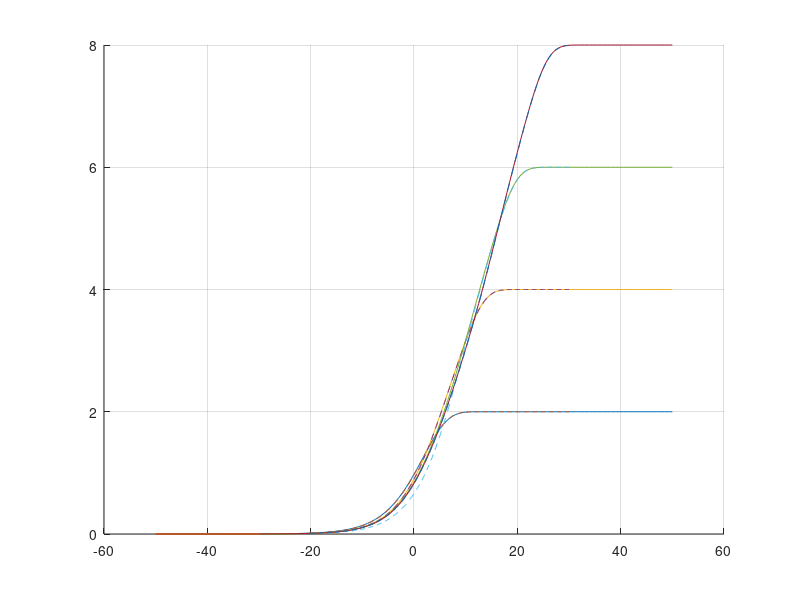
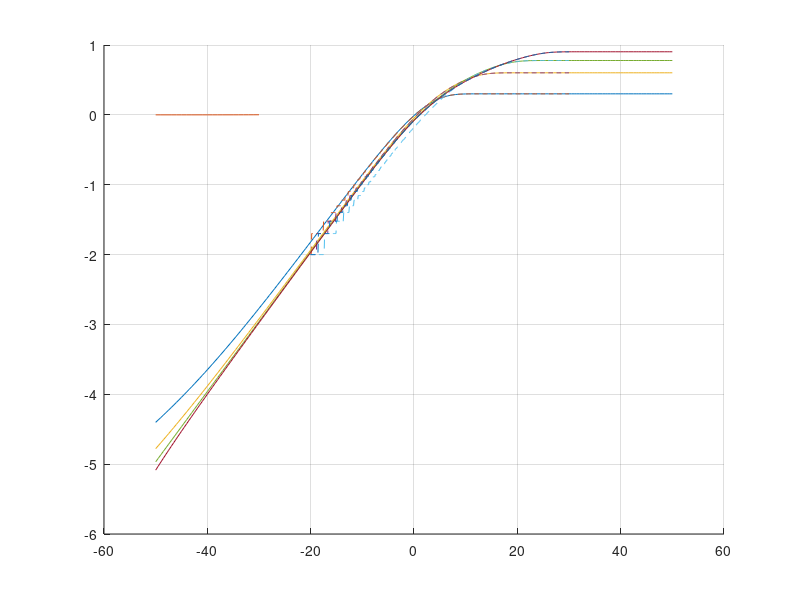
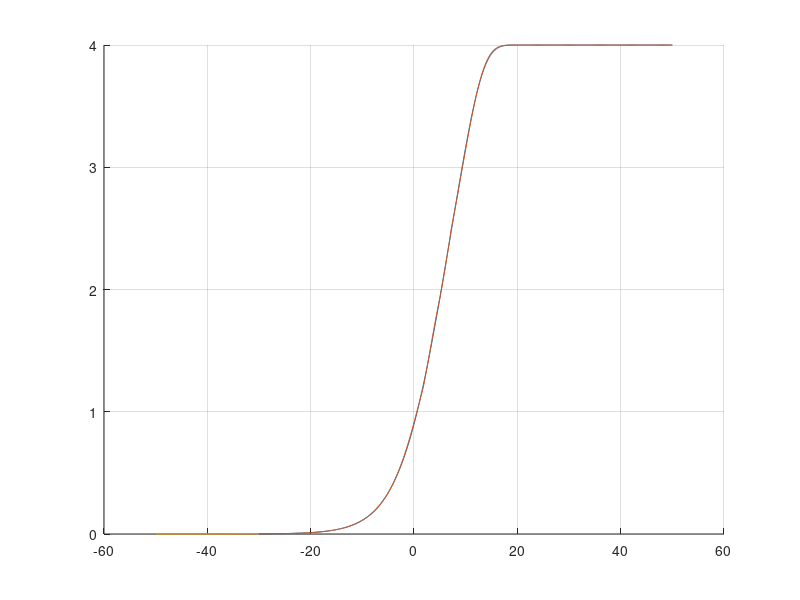
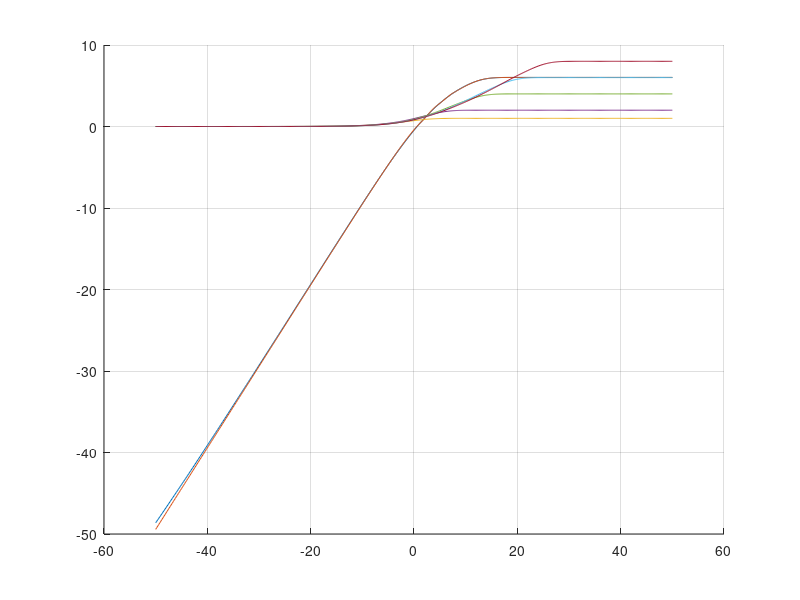

Write MATLAB code to recreate these figures, in order. (Note: this script raises an error after producing the figures.)
%%
clear all;

morseRawData = load('InMoRSE.txt');
morseSinr = morseRawData(:,1);
morseMi_QPSK = morseRawData(:,2);
morseMi_16QAM = morseRawData(:,3);
morseMi_64QAM = morseRawData(:,4);
morseMi_256QAM = morseRawData(:,5);

load("MyCalculation.mat");

figure(1); hold on; grid on;
plot(snrTable, miTable_QPSK); plot(morseSinr, morseMi_QPSK, '--');
plot(snrTable, miTable_16QAM); plot(morseSinr, morseMi_16QAM, '--');
plot(snrTable, miTable_64QAM); plot(morseSinr, morseMi_64QAM, '--');
plot(snrTable, miTable_256QAM); plot(morseSinr, morseMi_256QAM, '--');

figure(2); hold on; grid on;
plot(snrTable, log10(miTable_QPSK)); plot(morseSinr, log10(morseMi_QPSK), '--');
plot(snrTable, log10(miTable_16QAM)); plot(morseSinr, log10(morseMi_16QAM), '--');
plot(snrTable, log10(miTable_64QAM)); plot(morseSinr, log10(morseMi_64QAM), '--');
plot(snrTable, log10(miTable_256QAM)); plot(morseSinr, log10(morseMi_256QAM), '--');

%%
clear all;
load("MyCalculation_New.mat");

fitVal = zeros(size(snrTable));
for idx = 1:size(snrTable,2)
    snrVal = db2pow(snrTable(idx));
    if snrVal < 1.47
        fitVal(idx) = -0.229*(snrVal^2) + 1.14*snrVal;
    elseif snrVal < 3.3
        fitVal(idx) = -0.112*(snrVal^2) + 0.963*snrVal;
    elseif snrVal < 5.2
        fitVal(idx) = 4 - exp(-0.152*snrVal + 1.21);
    else
        fitVal(idx) = 4 - exp(-0.12*snrVal + 1.04);
    end
end

figure(3); hold on; grid on;
plot(snrTable, miTable_16QAM);
plot(snrTable, fitVal);

figure(4); hold on; grid on;
plot(snrTable, pow2db(miTable_16QAM));
plot(snrTable, pow2db(fitVal));

figure(5); hold on; grid on;
plot(snrTable, miTable_16QAM - fitVal);
figure(6); hold on; grid on;
plot(snrTable, pow2db(miTable_16QAM) - pow2db(fitVal));

%%
clear all;
load("MyCalculation_New.mat");
figure(7); hold on; grid on;
plot(snrTable, miTable_16QAM);
plot(snrTable(1:270), -0.229*(db2pow(snrTable(1:270)) .^ 2) + 1.14 * db2pow(snrTable(1:270)), '*');
plot(snrTable(260:280), -0.112*(db2pow(snrTable(260:280)) .^ 2) + 0.963 * db2pow(snrTable(260:280)), 'o');
plot(snrTable(275:295), 4 - exp(-0.152*db2pow(snrTable(275:295)) + 1.21), '*');
plot(snrTable(280:end), 4 - exp(-0.12*db2pow(snrTable(280:end)) + 1.04), 'o');

%%
clear all;
plotRange = 1:40;
load("n30_p40_10m.mat");
figure(5); hold on; grid on; plot(snrTable(plotRange), pow2db(log2(1+db2pow(snrTable(plotRange)))), '--');
figure(5); hold on; grid on; plot(snrTable(plotRange), pow2db(abs(miTable_BPSK(plotRange))));
figure(5); hold on; grid on; plot(snrTable(plotRange), pow2db(abs(miTable_QPSK(plotRange))));
figure(5); hold on; grid on; plot(snrTable(plotRange), pow2db(abs(miTable_16QAM(plotRange))));
figure(5); hold on; grid on; plot(snrTable(plotRange), pow2db(abs(miTable_64QAM(plotRange))));
load("n30_p40_1m.mat");
figure(5); hold on; grid on; plot(snrTable(plotRange), pow2db(abs(miTable_256QAM(plotRange))));


%%
clear all;
load("MyCalculation_New.mat");
figure(4); hold on; grid on; plot(snrTable, (abs(miTable_BPSK)));
figure(4); hold on; grid on; plot(snrTable, (abs(miTable_QPSK)));
figure(4); hold on; grid on; plot(snrTable, (abs(miTable_16QAM)));
figure(4); hold on; grid on; plot(snrTable, (abs(miTable_64QAM)));
figure(4); hold on; grid on; plot(snrTable, (abs(miTable_256QAM)));

load("n30_p40_10m.mat");
figure(5); hold on; grid on; plot(snrTable, (abs(miTable_BPSK)));
figure(5); hold on; grid on; plot(snrTable, (abs(miTable_QPSK)));
figure(5); hold on; grid on; plot(snrTable, (abs(miTable_16QAM)));
figure(5); hold on; grid on; plot(snrTable, (abs(miTable_64QAM)));

load("n50_n30_100m.mat");
figure(1); hold on; grid on; plot(snrTable, (abs(miTable_BPSK)));
figure(2); hold on; grid on; plot(snrTable, (abs(miTable_QPSK)));
figure(3); hold on; grid on; plot(snrTable, (abs(miTable_16QAM)));

% plot(snrTable(1:250), pow2db(miTable_QPSK(1:250)), '*'); hold on; grid on;
% plot(snrTable(1:270), miTable_16QAM(1:270), '*'); hold on; grid on;

% % BPSK
% cftool(snrTable(10:220), pow2db(miTable_BPSK(10:220)));

%%
miShannon_dB = 0.9925*SNR_dB + 1.396; % SNR_dB <= -10
miBPSK_dB = 0.9851*SNR_dB + 1.207; % SNR_dB <= -10
miQPSK_dB = 0.9927*SNR_dB + 1.401; % SNR_dB <= -10
mi16QAM_dB = 0.9964*SNR_dB + 0.5325; % SNR_dB <= -10
mi64QAM_dB = 0.9964*SNR_dB + 0.3163; % SNR_dB <= -10
mi256QAM_dB = 0.9963*SNR_dB + 0.2641; % SNR_dB <= -10

miShannon_dB = 0.9999*SNR_dB + 1.588; % SNR_dB <= -30
miBPSK_dB = 1.002*SNR_dB + 1.692; % SNR_dB <= -30
miQPSK_dB = 0.9979*SNR_dB + 1.509; % SNR_dB <= -30
mi16QAM_dB = 0.9991*SNR_dB + 0.5885; % SNR_dB <= -30

%%
clear all;
snrSamples = []; miBPSKSamples = []; miQPSKSamples = []; mi16QAMSamples = []; mi64QAMSamples = []; mi256QAMSamples = [];
load("n50_n30_100m.mat");
snrSamples = [snrSamples snrTable];
miBPSKSamples = [miBPSKSamples miTable_BPSK];
miQPSKSamples = [miQPSKSamples miTable_QPSK];
mi16QAMSamples = [mi16QAMSamples miTable_16QAM];

load("n30_p40_10m.mat");
snrSamples = [snrSamples snrTable];
miBPSKSamples = [miBPSKSamples miTable_BPSK];
miQPSKSamples = [miQPSKSamples miTable_QPSK];
mi16QAMSamples = [mi16QAMSamples miTable_16QAM];
mi64QAMSamples = [mi64QAMSamples miTable_64QAM];

load("n30_p40_1m.mat");
mi256QAMSamples = [mi256QAMSamples miTable_256QAM];
clear("miTable_*", "snrTable");

cftool(snrSamples(1:62), pow2db(miBPSKSamples(1:62)));  % y = 0.9938x + 1.368
cftool(snrSamples(1:62), pow2db(miQPSKSamples(1:62)));  % y = 0.9966x + 1.469
cftool(snrSamples(1:62), pow2db(mi16QAMSamples(1:62)));  % y = 0.9984x + 0.5671

%%
clear all;
load("MutualInformation.mat");
load("n30_p40_10m.mat"); load("n30_p40_1m.mat");

figure(1); hold on; grid on;
plot(snrTable, log10(miTable_BPSK)); plot(MutualInformation(:,1), log10(MutualInformation(:,2)), '--');
figure(2); hold on; grid on;
plot(snrTable, log10(miTable_QPSK)); plot(MutualInformation(:,1), log10(MutualInformation(:,3)), '--');
figure(3); hold on; grid on;
plot(snrTable, log10(miTable_16QAM)); plot(MutualInformation(:,1), log10(MutualInformation(:,4)), '--');
figure(4); hold on; grid on;
plot(snrTable, log10(miTable_64QAM)); plot(MutualInformation(:,1), log10(MutualInformation(:,5)), '--');
figure(5); hold on; grid on;
plot(snrTable, log10(miTable_256QAM)); plot(MutualInformation(:,1), log10(MutualInformation(:,6)), '--');


